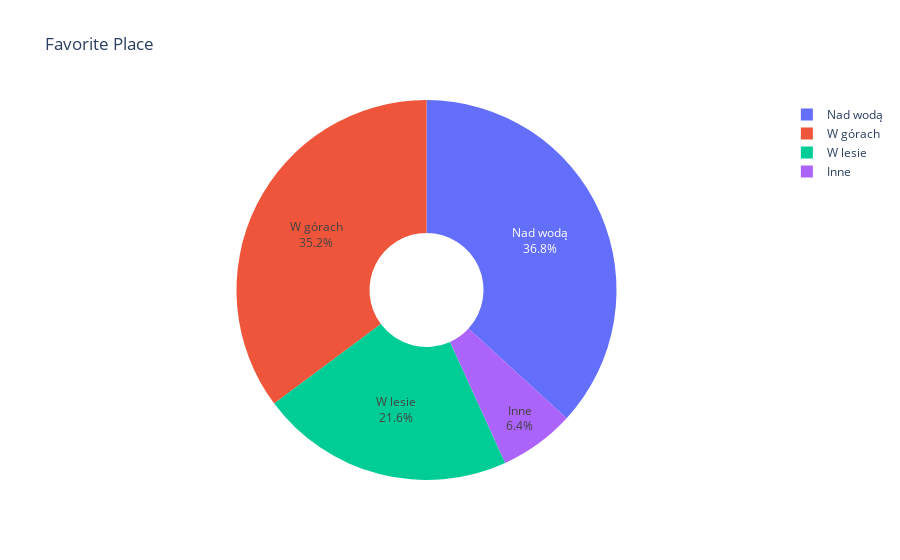

Here is the notebook cell this chart was saved with:
### Code cell
df_place = df.groupby('fav_place').size().reset_index(name='counts')
fig = px.pie(df_place, values='counts', names='fav_place', title='Favorite Place')
fig.update_traces(hole=.3, textinfo='percent+label')
fig.show()

### Figure 1 — Plotly figure (JSON) as saved in the notebook; plotly's stock layout.template omitted (floating-point values rounded to 4 significant figures)
{"data": [{"domain": {"x": [0, 1], "y": [0, 1]}, "hole": 0.3, "hovertemplate": "fav_place=%{label}<br>counts=%{value}<extra></extra>", "labels": ["Inne", "Nad wodą", "W górach", "W lesie"], "legendgroup": "", "name": "", "showlegend": true, "textinfo": "percent+label", "type": "pie", "values": [8, 46, 44, 27]}], "layout": {"legend": {"tracegroupgap": 0}, "title": {"text": "Favorite Place"}}}
